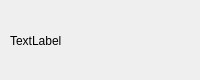
<?xml version="1.0" encoding="UTF-8"?>
<ui version="4.0">
 <class>MainWindow</class>
 <widget class="QMainWindow" name="MainWindow">
  <property name="geometry">
   <rect>
    <x>0</x>
    <y>0</y>
    <width>200</width>
    <height>80</height>
   </rect>
  </property>
  <property name="minimumSize">
   <size>
    <width>200</width>
    <height>80</height>
   </size>
  </property>
  <property name="maximumSize">
   <size>
    <width>200</width>
    <height>80</height>
   </size>
  </property>
  <property name="windowTitle">
   <string>MainWindow</string>
  </property>
  <widget class="QWidget" name="centralWidget">
   <widget class="QLabel" name="label">
    <property name="geometry">
     <rect>
      <x>10</x>
      <y>10</y>
      <width>181</width>
      <height>61</height>
     </rect>
    </property>
    <property name="text">
     <string>TextLabel</string>
    </property>
   </widget>
  </widget>
 </widget>
 <layoutdefault spacing="6" margin="11"/>
 <resources/>
 <connections/>
</ui>
